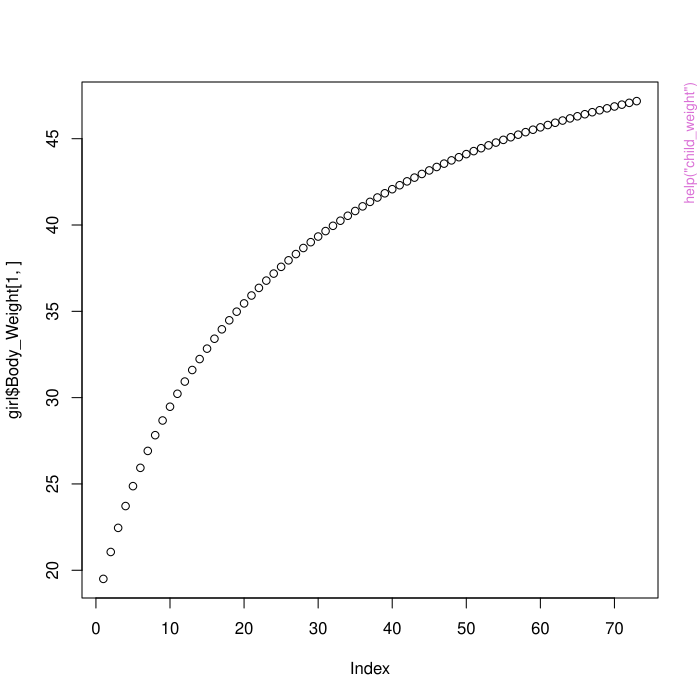

Reproduce this figure in R.
pkgname <- "bw"
source(file.path(R.home("share"), "R", "examples-header.R"))
options(warn = 1)
base::assign(".ExTimings", "bw-Ex.timings", pos = 'CheckExEnv')
base::cat("name\tuser\tsystem\telapsed\n", file=base::get(".ExTimings", pos = 'CheckExEnv'))
base::assign(".format_ptime",
function(x) {
  if(!is.na(x[4L])) x[1L] <- x[1L] + x[4L]
  if(!is.na(x[5L])) x[2L] <- x[2L] + x[5L]
  options(OutDec = '.')
  format(x[1L:3L], digits = 7L)
},
pos = 'CheckExEnv')

### * </HEADER>
library('bw')

base::assign(".oldSearch", base::search(), pos = 'CheckExEnv')
base::assign(".old_wd", base::getwd(), pos = 'CheckExEnv')
cleanEx()
nameEx("adult_bmi")
### * adult_bmi

flush(stderr()); flush(stdout())

base::assign(".ptime", proc.time(), pos = "CheckExEnv")
### Name: adult_bmi
### Title: Get BMI prevalence results from Adult Weight Change Model
### Aliases: adult_bmi

### ** Examples

#EXAMPLE 1: RANDOM SAMPLE MODELLING
#--------------------------------------------------------

#Antropometric data
weights <- c(45, 67, 58, 67, 81)
heights <- c(1.30, 1.73, 1.77, 1.92, 1.73)
ages    <- c(45, 23, 66, 44, 23)
sexes   <- c("male", "female", "female", "male", "male") 

#Matrix of energy consumption reduction: 
EIchange <- rbind(rep(-100, 365), rep(-200, 365), rep(-200, 365), 
                  rep(-123, 365), rep(-50, 365))

#Create weight change model
model_weight <- adult_weight(weights, heights, ages, sexes, 
                             EIchange)
                             
#Calculate proportions
adult_bmi(model_weight)

#EXAMPLE 2: Survey data
#-------------------------------------------------------
set.seed(7423)

#Data frame for use in survey
probs   <- runif(10, 20, 60)
datasvy <- data.frame(
  id    = 1:10,
  bw    = runif(10,60,90),
  ht    = runif(10, 1.5, 2),
  age   = runif(10, 18, 80),
  sex   = sample(c("male","female"),10, replace = TRUE),
  kcal  = runif(10, 2000, 3000),
  group = sample(c(0,1), 10, replace = TRUE),
  svyw  = probs/sum(probs))

#Days to model
days <- 365

#Energy intake matrix
EIchange <- matrix(NA, ncol = days, nrow = 0)
for(i in 1:nrow(datasvy)){
    EIchange <- rbind(EIchange, rep(datasvy$kcal[i], days))
}

#Calculate weight change                   
weight <- adult_weight(datasvy$bw, datasvy$ht, datasvy$age, 
                          datasvy$sex, EIchange)


#Create survey design using survey package                           
design <- survey::svydesign(id = ~id, weights = datasvy$svyw, 
data = datasvy)
   
#' #Group to calculate means
group  <- datasvy$group     

#Calculate survey mean and variance for 25 days
adult_bmi(weight, design = design, group = group)
 



base::assign(".dptime", (proc.time() - get(".ptime", pos = "CheckExEnv")), pos = "CheckExEnv")
base::cat("adult_bmi", base::get(".format_ptime", pos = 'CheckExEnv')(get(".dptime", pos = "CheckExEnv")), "\n", file=base::get(".ExTimings", pos = 'CheckExEnv'), append=TRUE, sep="\t")
cleanEx()
nameEx("adult_weight")
### * adult_weight

flush(stderr()); flush(stdout())

base::assign(".ptime", proc.time(), pos = "CheckExEnv")
### Name: adult_weight
### Title: Dynamic Adult Weight Change Model
### Aliases: adult_weight

### ** Examples

#EXAMPLE 1: INDIVIDUAL MODELLING
#--------------------------------------------------------
#For one female in a diet of 100 kcal reduction. 
adult_weight(80, 1.8, 40, "female", rep(-100, 365))

#Same female also reducing sodium in -25mg
adult_weight(80, 1.8, 40, "female", rep(-100, 365), rep(-25, 365))

#Same female modelled for 400 days
adult_weight(80, 1.8, 40, "female", rep(-100, 400), rep(-25, 400), days = 400)

#Same female reducing -50 kcals per 100 days and not reducing sodium
kcalvec <-c(rep(-50, 100), rep(-100, 100), rep(-150, 100), rep(-200, 100))
adult_weight(80, 1.8, 40, "female", kcalvec, days = 400)

#Same female with known energy intake
adult_weight(80, 1.8, 40, "female", rep(-100, 365), rep(-25, 365), EI = 2000)

#Same female with known fat mass
adult_weight(80, 1.8, 40, "female", rep(-100, 365), rep(-25, 365), fat = 32)

#Same female with known fat mass and known energy consumption
adult_weight(80, 1.8, 40, "female", rep(-100, 365), rep(-25, 365), EI = 2000, fat = 32)

#EXAMPLE 2: DATASET MODELLING
#--------------------------------------------------------

#Antropometric data
weights <- c(45, 67, 58, 92, 81)
heights <- c(1.30, 1.73, 1.77, 1.92, 1.73)
ages    <- c(45, 23, 66, 44, 23)
sexes   <- c("male", "female", "female", "male", "male") 

#Matrix of energy consumption reduction: 
EIchange <- rbind(rep(-100, 365), rep(-200, 365), rep(-200, 365), 
                  rep(-123, 365), rep(-50, 365))

#Returns a weight change matrix and other matrices
model_weight <- adult_weight(weights, heights, ages, sexes, 
                             EIchange)["Body_Weight"][[1]]




base::assign(".dptime", (proc.time() - get(".ptime", pos = "CheckExEnv")), pos = "CheckExEnv")
base::cat("adult_weight", base::get(".format_ptime", pos = 'CheckExEnv')(get(".dptime", pos = "CheckExEnv")), "\n", file=base::get(".ExTimings", pos = 'CheckExEnv'), append=TRUE, sep="\t")
cleanEx()
nameEx("child_reference_EI")
### * child_reference_EI

flush(stderr()); flush(stdout())

base::assign(".ptime", proc.time(), pos = "CheckExEnv")
### Name: child_reference_EI
### Title: Energy Intake Matrix
### Aliases: child_reference_EI
### Keywords: internal

### ** Examples

#One child
child_reference_EI(6, "male", 2, 4, 10)

#Several children
child_reference_EI(sample(6:12, 10, replace = TRUE), 
                   sample(c("male","female"), 10, replace = TRUE), 
                   sample(2:10, 10, replace = TRUE), 
                   sample(2:10, 10, replace = TRUE),
                   365)




base::assign(".dptime", (proc.time() - get(".ptime", pos = "CheckExEnv")), pos = "CheckExEnv")
base::cat("child_reference_EI", base::get(".format_ptime", pos = 'CheckExEnv')(get(".dptime", pos = "CheckExEnv")), "\n", file=base::get(".ExTimings", pos = 'CheckExEnv'), append=TRUE, sep="\t")
cleanEx()
nameEx("child_reference_FFMandFM")
### * child_reference_FFMandFM

flush(stderr()); flush(stdout())

base::assign(".ptime", proc.time(), pos = "CheckExEnv")
### Name: child_reference_FFMandFM
### Title: FFM and FM reference
### Aliases: child_reference_FFMandFM
### Keywords: internal

### ** Examples

#One child
child_reference_FFMandFM(6, "male")

#Several children
child_reference_FFMandFM(sample(6:12, 10, replace = TRUE), 
                   sample(c("male","female"), 10, replace = TRUE))




base::assign(".dptime", (proc.time() - get(".ptime", pos = "CheckExEnv")), pos = "CheckExEnv")
base::cat("child_reference_FFMandFM", base::get(".format_ptime", pos = 'CheckExEnv')(get(".dptime", pos = "CheckExEnv")), "\n", file=base::get(".ExTimings", pos = 'CheckExEnv'), append=TRUE, sep="\t")
cleanEx()
nameEx("child_weight")
### * child_weight

flush(stderr()); flush(stdout())

base::assign(".ptime", proc.time(), pos = "CheckExEnv")
### Name: child_weight
### Title: Dynamic Children Weight Change Model
### Aliases: child_weight

### ** Examples

#EXAMPLE 1: INDIVIDUAL MODELLING
#--------------------------------------------------------
#For one child with default energy intake
child_weight(6,"male")

#For a child with specific energy intake
child_weight(6,"male",2.5, 16, as.matrix(rep(2000, 365)), days = 365)

#Using Richardson's energy
girl <- child_weight(6,"female", days=365, dt = 5, 
                     richardsonparams = list(K = 2700, Q = 10, 
                     B = 12, A = 3, nu = 4, C = 1))
plot(girl$Body_Weight[1,])

#EXAMPLE 2: DATASET MODELLING
#--------------------------------------------------------
#Antropometric data
FatFree <- c(32, 17.2, 18.8, 20, 24.1)
Fat     <- c(4.30, 2.02, 3.07, 1.12, 2.93)
ages    <- c(10, 6.2, 5.4, 4, 4.1)
sexes   <- c("male", "female", "female", "male", "male") 

#With specific energy intake
eintake <- matrix(rep(2000, 365*5), ncol = 5)

#Returns a weight change matrix and other matrices
model_weight <- child_weight(ages, sexes, Fat, FatFree, eintake)

model_weight_2 <- child_weight(ages, sexes, Fat, FatFree, 
                    richardsonparams = list(K = 2700, Q = 10, 
                    B = 12, A = 3, nu = 4, C = 1))
         



base::assign(".dptime", (proc.time() - get(".ptime", pos = "CheckExEnv")), pos = "CheckExEnv")
base::cat("child_weight", base::get(".format_ptime", pos = 'CheckExEnv')(get(".dptime", pos = "CheckExEnv")), "\n", file=base::get(".ExTimings", pos = 'CheckExEnv'), append=TRUE, sep="\t")
cleanEx()
nameEx("energy_build")
### * energy_build

flush(stderr()); flush(stdout())

base::assign(".ptime", proc.time(), pos = "CheckExEnv")
### Name: energy_build
### Title: Energy Matrix Interpolating Function
### Aliases: energy_build

### ** Examples

#EXAMPLE 1: INDIVIDUAL MODELLING
#--------------------------------------------------------

#Get energy consumption
myconsumption <- energy_build(c(0, 200, -500), c(0, 365*2, 365*4), "Linear")
plot(1:(365*4), myconsumption, type = "l")

#Change interpolation to exponential
myexponential <- energy_build(c(0, 200, -500), c(0, 365*2, 365*4), "Exponential")
lines(1:(365*4), myexponential, type = "l", col = "red")

mystepwise    <- energy_build(c(0, 200, -500), c(0, 365*2, 365*4), "Stepwise_R")
lines(1:(365*4), mystepwise, type = "l", col = "blue")

mystepwise2    <- energy_build(c(0, 200, -500), c(0, 365*2, 365*4), "Stepwise_L")
lines(1:(365*4), mystepwise2, type = "l", col = "green")

mylogarithmic <- energy_build(c(0, 200, -500), c(0, 365*2, 365*4), "Logarithmic")
lines(1:(365*4), mylogarithmic, type = "l", col = "purple")

mybrownian    <- energy_build(c(0, 200, -500), c(0, 365*2, 365*4), "Brownian")
lines(1:(365*4), mybrownian, type = "l", col = "forestgreen")

#EXAMPLE 2: GROUP MODELLING
#--------------------------------------------------------

#Get energy consumption
multiple <- energy_build(cbind(runif(10,1000,2000), 
                                 runif(10,1000,2000), 
                                 runif(10,1000,2000)), c(0, 142, 365),
                                 "Brownian")
matplot(1:365, t(multiple), type = "l")



base::assign(".dptime", (proc.time() - get(".ptime", pos = "CheckExEnv")), pos = "CheckExEnv")
base::cat("energy_build", base::get(".format_ptime", pos = 'CheckExEnv')(get(".dptime", pos = "CheckExEnv")), "\n", file=base::get(".ExTimings", pos = 'CheckExEnv'), append=TRUE, sep="\t")
cleanEx()
nameEx("model_mean")
### * model_mean

flush(stderr()); flush(stdout())

base::assign(".ptime", proc.time(), pos = "CheckExEnv")
### Name: model_mean
### Title: Get Mean results from Adult model Change Model
### Aliases: model_mean

### ** Examples

#EXAMPLE 1A: RANDOM SAMPLE MODELLING FOR ADULTS
#--------------------------------------------------------

#Antropometric data
models <- c(45, 67, 58, 92, 81)
heights <- c(1.30, 1.73, 1.77, 1.92, 1.73)
ages    <- c(45, 23, 66, 44, 23)
sexes   <- c("male", "female", "female", "male", "male") 

#Matrix of energy consumption reduction: 
EIchange <- rbind(rep(-100, 365), rep(-200, 365), rep(-200, 365), 
                  rep(-123, 365), rep(-50, 365))

#Create model change model
model_model <- adult_weight(models, heights, ages, sexes, 
                             EIchange)
                             
#Calculate survey mean and variance for 25 days

#EXAMPLE 1C: RANDOM SAMPLE MODELLING FOR CHILDREN
#--------------------------------------------------------
#Antropometric data
FatFree <- c(32, 17.2, 18.8, 20, 24.1)
Fat     <- c(4.30, 2.02, 3.07, 1.12, 2.93)
ages    <- c(10, 6.2, 5.4, 4, 4.1)
sexes   <- c("male", "female", "female", "male", "male") 

#Returns a model change matrix and other matrices
model_model <- child_weight(ages, sexes, Fat, FatFree)

#Calculate survey mean and variance for 25 days
  
#EXAMPLE 2A: SURVEY DATA FOR ADULTS
#-------------------------------------------------------

#EXAMPLE 2A: SURVEY DATA FOR CHILDREN
#-------------------------------------------------------



base::assign(".dptime", (proc.time() - get(".ptime", pos = "CheckExEnv")), pos = "CheckExEnv")
base::cat("model_mean", base::get(".format_ptime", pos = 'CheckExEnv')(get(".dptime", pos = "CheckExEnv")), "\n", file=base::get(".ExTimings", pos = 'CheckExEnv'), append=TRUE, sep="\t")
cleanEx()
nameEx("model_plot")
### * model_plot

flush(stderr()); flush(stdout())

base::assign(".ptime", proc.time(), pos = "CheckExEnv")
### Name: model_plot
### Title: Plot Results from Weight Change Model
### Aliases: model_plot

### ** Examples

#EXAMPLE 1A: INDIVIDUAL MODELLING FOR ADULTS
#--------------------------------------------------------
mymodel <- adult_weight(80, 1.8, 40, "female", rep(-100, 365))

#You can plot all the variables
model_plot(mymodel)

#Or only one of them
model_plot(mymodel, "Body_Weight", ncol = 1)

#EXAMPLE 1C: INDIVIDUAL MODELLING FOR CHILDREN
#--------------------------------------------------------
mymodel <- child_weight(5, "female", 12, 4)

#You can plot all the variables
model_plot(mymodel)

#Or only one of them and specify by age
model_plot(mymodel, "Body_Weight", ncol = 1)

#EXAMPLE 2A: DATASET MODELLING FOR ADULTS
#--------------------------------------------------------




base::assign(".dptime", (proc.time() - get(".ptime", pos = "CheckExEnv")), pos = "CheckExEnv")
base::cat("model_plot", base::get(".format_ptime", pos = 'CheckExEnv')(get(".dptime", pos = "CheckExEnv")), "\n", file=base::get(".ExTimings", pos = 'CheckExEnv'), append=TRUE, sep="\t")
### * <FOOTER>
###
cleanEx()
options(digits = 7L)
base::cat("Time elapsed: ", proc.time() - base::get("ptime", pos = 'CheckExEnv'),"\n")
grDevices::dev.off()
###
### Local variables: ***
### mode: outline-minor ***
### outline-regexp: "\\(> \\)?### [*]+" ***
### End: ***
quit('no')
